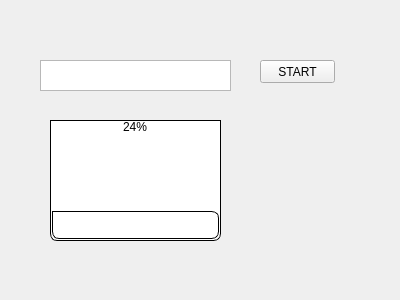
<?xml version="1.0" encoding="UTF-8"?>
<ui version="4.0">
 <class>Form</class>
 <widget class="QWidget" name="Form">
  <property name="geometry">
   <rect>
    <x>0</x>
    <y>0</y>
    <width>400</width>
    <height>300</height>
   </rect>
  </property>
  <property name="windowTitle">
   <string>Form</string>
  </property>
  <property name="styleSheet">
   <string notr="true">QProgressBar {
border: 1px solid black;
text-align: top;
padding: 1px;
border-bottom-right-radius: 7px;
border-bottom-left-radius: 7px;
background: QLinearGradient( x1: 0, y1: 0, x2: 1, y2: 0,
stop: 0 #fff,
stop: 0.4999 #eee,
stop: 0.5 #ddd,
stop: 1 #eee );
width: 15px;
}

QProgressBar::chunk {
background: QLinearGradient( x1: 0, y1: 0, x2: 1, y2: 0,
stop: 0 #78d,
stop: 0.4999 #46a,
stop: 0.5 #45a,
stop: 1 #238 );
border-bottom-right-radius: 7px;
border-bottom-left-radius: 7px;
border: 1px solid black;
}</string>
  </property>
  <widget class="QPlainTextEdit" name="plainTextEdit">
   <property name="geometry">
    <rect>
     <x>40</x>
     <y>60</y>
     <width>191</width>
     <height>31</height>
    </rect>
   </property>
  </widget>
  <widget class="QPushButton" name="pushButton">
   <property name="geometry">
    <rect>
     <x>260</x>
     <y>60</y>
     <width>75</width>
     <height>23</height>
    </rect>
   </property>
   <property name="text">
    <string>START</string>
   </property>
  </widget>
  <widget class="QProgressBar" name="progressBar">
   <property name="geometry">
    <rect>
     <x>50</x>
     <y>120</y>
     <width>171</width>
     <height>121</height>
    </rect>
   </property>
   <property name="styleSheet">
    <string notr="true">QProgressBar {
                border: 1px solid black;
                text-align: top;
                padding: 1px;
                border-bottom-right-radius: 7px;
                border-bottom-left-radius: 7px;
                background: QLinearGradient( x1: 0, y1: 0, x2: 1, y2: 0,
                stop: 0 #fff,
                stop: 0.4999 #eee,
                stop: 0.5 #ddd,
                stop: 1 #eee );
                width: 15px;
                }

        QProgressBar::chunk {
                background: QLinearGradient( x1: 0, y1: 0, x2: 1, y2: 0,
                stop: 0 #78d,
                stop: 0.4999 #46a,
                stop: 0.5 #45a,
                stop: 1 #238 );
                border-bottom-right-radius: 7px;
                border-bottom-left-radius: 7px;
                border: 1px solid black;
                }
        QProgressBar::groove:horizontal {
                border: 1px solid black;
                border-top-right-radius: 7px;
                border-top-left-radius: 7px;
                background: QLinearGradient( x1: 0, y1: 0, x2: 1, y2: 0,
                stop: 0 #fff,
                stop: 0.4999 #eee,
                stop: 0.5 #ddd,
                stop: 1 #eee );
                width: 15px;
                }
        QProgressBar::chunk:horizontal {
                background: QLinearGradient( x1: 0, y1: 0, x2: 1, y2: 0,
                stop: 0 #78d,
                stop: 0.4999 #46a,
                stop: 0.5 #45a,
                stop: 1 #238 );
                border-top-right-radius: 7px;
                border-top-left-radius: 7px;
                border: 1px solid black;
                }
        QProgressBar::groove:vertical {
                border: 1px solid black;
                border-bottom-right-radius: 7px;
                border-top-right-radius: 7px;
                background: QLinearGradient( x1: 0, y1: 0, x2: 1, y2: 0,
                stop: 0 #fff,
                stop: 0.4999 #eee,
                stop: 0.5 #ddd,
                stop: 1 #eee );
                width: 15px;
                }
        QProgressBar::chunk:vertical {
                background: QLinearGradient( x1: 0, y1: 0, x2: 1, y2: 0,
                stop: 0 #78d,
                stop: 0.4999 #46a,
                stop: 0.5 #45a,
                stop: 1 #238 );
                border-bottom-right-radius: 7px;
                border-top-right-radius: 7px;
                border: 1px solid black;
                }

        </string>
   </property>
   <property name="value">
    <number>24</number>
   </property>
   <property name="orientation">
    <enum>Qt::Vertical</enum>
   </property>
   <property name="invertedAppearance">
    <bool>false</bool>
   </property>
  </widget>
 </widget>
 <resources/>
 <connections/>
</ui>
